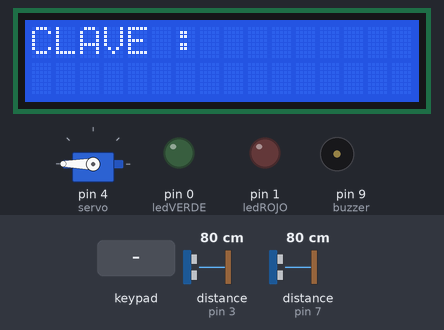
This sketch was run on a simulated Arduino Uno, built with avr-gcc and run on an emulated ATmega328P. On the bench: servo, 16×2 character LCD, output pins drawn as LEDs (lit = HIGH), buzzer (waves = sounding, pin HIGH). Wiring (inferred from the names in the program): 2 × ultrasonic range finder: trigger pin 2, echo pin 3 / trigger pin 8, echo pin 7. Dashed ring = blinking. The inputs (shaded band) are chosen by the test bench; at power-on: distance to the obstacle (sensors on pin 3, pin 7) 80 cm. The echo pulse lasts 58.3 µs per cm; pins used as bus, display or sensor lines are not drawn.

Above: at 4.3 s.
4.4 s: keypad keys 0 0 0 0 pressed 0.4 s apart
At 5.6 s:
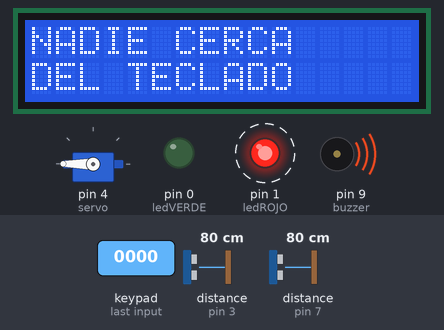
9.0 s: distance to the obstacle (sensor on pin 3) set to 2 cm
At 11.0 s:
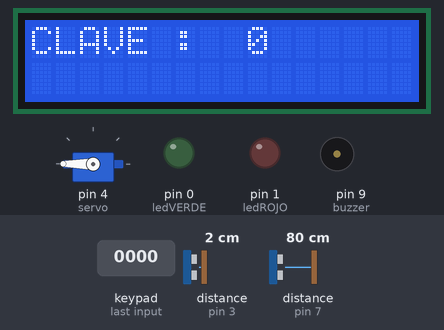
12.0 s: keypad keys 0 0 0 0 # pressed 0.4 s apart
At 16.1 s:
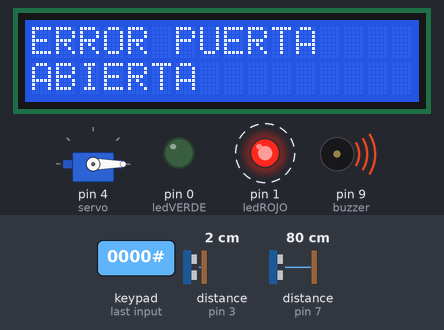
16.4 s: key 'C' pressed
At 19.3 s:
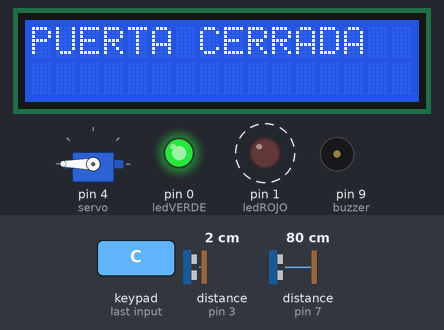
19.4 s: keypad keys 0 0 0 0 * pressed 0.4 s apart
At 23.0 s:
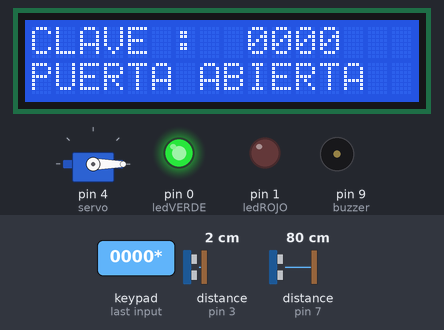
24.4 s: key '1' pressed
Timing chart, 0 to 28.4 s (numbered marks = the images above; inputs shaded):
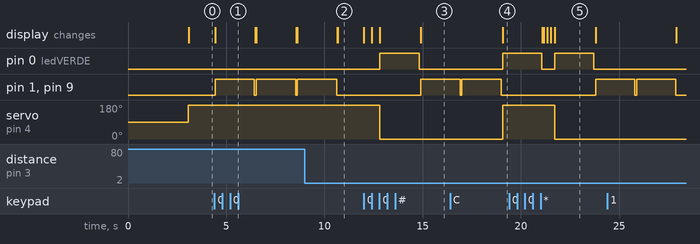

Measured:
- after the input at 4.4 s, pin 1 (ledROJO), pin 9 (buzzer): alternates HIGH for 2.0 s and LOW for 0.09 s, starting at once; the display: changes at once (image 1)
- after the input at 9.0 s, pin 1 (ledROJO), pin 9 (buzzer): goes on until 10.6 s, then stays LOW; the display: first differs from a run without the input after 1.7 s (image 2)
- after the input at 12.0 s, pin 0 (ledVERDE): LOW → HIGH after 0.82 s, → LOW 2.0 s later; pin 1 (ledROJO), pin 9 (buzzer): LOW → HIGH after 2.9 s; servo on pin 4 (servo): 180° → 0° after 0.82 s; the display: first changes at once (image 3 shows a later state)
- after the input at 16.4 s, pin 0 (ledVERDE): LOW → HIGH after 2.7 s; servo on pin 4 (servo): 0° → 180° after 2.7 s; the display: changes after 2.7 s (image 4)
- after the input at 19.4 s, pin 1 (ledROJO), pin 9 (buzzer): LOW → HIGH after 4.4 s; servo on pin 4 (servo): 180° → 0° after 2.3 s; the display: first differs from a run without the input after 1.8 s (image 5 shows a later state)
- what the display in image 5 shows lasts 2.1 s, from 21.7 s to 23.8 s

The sketch:

PROYECTO_PUERTA.ino
```cpp
//Proyecto Puerta Seguridad Maxima
//Manolo Iniguez
//Sebastian Mena
//Jossua Guevara

#include <Keypad.h>
#include <Wire.h>
#include <Servo.h>
#include <LiquidCrystal_I2C.h>


//DispayLCD
LiquidCrystal_I2C lcd(0x3F, 16,2);

//Servomotor
Servo servomotor;

//Definiciones puertos
const int ledVERDE = 0;
const int ledROJO = 1;

const int triggerULTRA1 = 2;
const int echoULTRA1 = 3;

const int triggerULTRA2 = 8;
const int echoULTRA2 = 7;

const int buzzer = 9;

const int servo = 4;

const byte rowsTECLADO = 4; //four rows
const byte colsTECLADO = 4; //four columns

char keys[rowsTECLADO][colsTECLADO] = {
  {'1','2','3','A'},
  {'4','5','6','B'},
  {'7','8','9','C'},
  {'*','0','#','D'}
};
byte rowPins[rowsTECLADO] = {13, 12, 11, 10}; //connect to the row pinouts of the keypad
byte colPins[colsTECLADO] = {A0, A1, 6, 5}; //connect to the column pinouts of the keypad

//Teclado
Keypad teclado = Keypad( makeKeymap(keys), rowPins, colPins, rowsTECLADO, colsTECLADO);
char TECLA;
char TECLA2;
char CLAVE[5];
char CLAVE_CORRECTA[5] = "0000";
byte indice = 0;
int estado = 0;

void setup() {

  servomotor.attach(servo);

  pinMode(buzzer,OUTPUT);

  pinMode(triggerULTRA1,OUTPUT);
  pinMode(echoULTRA1, INPUT);
  digitalWrite(triggerULTRA1, LOW);

  pinMode(triggerULTRA2,OUTPUT);
  pinMode(echoULTRA2, INPUT);
  digitalWrite(triggerULTRA2, LOW);

  lcd.init();
  lcd.backlight();
  lcd.clear();
  lcd.setCursor(0,0);
  delay(3000);

  pinMode(ledVERDE, OUTPUT);
  pinMode(ledROJO, OUTPUT);

  servomotor.write(180);

  limpiar();

}

void loop(){

  //ULTRASONICO 1
  digitalWrite(triggerULTRA1, HIGH);
  delayMicroseconds(10);          //Enviamos un pulso de 10us
  digitalWrite(triggerULTRA1, LOW);

  long tiempo1;
  long distancia1;

  tiempo1 = pulseIn(echoULTRA1, HIGH);
  distancia1 = tiempo1/59;

  //ULTRASONICO 2
  digitalWrite(triggerULTRA2, HIGH);
  delayMicroseconds(10);          //Enviamos un pulso de 10us
  digitalWrite(triggerULTRA2, LOW);

  long tiempo2;
  long distancia2;

  tiempo2 = pulseIn(echoULTRA2, HIGH);
  distancia2 = tiempo2/59;

  //TECLADO
  TECLA = teclado.getKey();

  if(TECLA and estado == 0){
    if(distancia1 <= 9){
      if(distancia2 >= 13){
        CLAVE[indice] = TECLA;
        indice++;
        lcd.print(TECLA);

        if(indice == 4){
          if(!strcmp(CLAVE, CLAVE_CORRECTA)){
            abierto();
          }else{
            errorCLAVE();
           }
          indice = 0;
        }

      }else{
        errorDistanciaPuerta();
        }

    }else{
      errorDistanciaTeclado();
      }
  }


  //Cerrar puerta
  while(estado == 1){
    TECLA2 = teclado.getKey();
    if(TECLA2){
      if(TECLA2 == 'C'){
        cerrar();
        limpiar();
      }else{
        errorPuertaAbierta();
      }
    }
  }


}

void limpiar(){
  lcd.setCursor(0,0);
  lcd.print("CLAVE :         ");
  lcd.setCursor(0,1);
  lcd.print("                ");
  lcd.setCursor(9,0);
  indice = 0;
}

void errorCLAVE(){
  lcd.setCursor(0,1);
  lcd.print("CLAVE INCORRECTA");
  alarmaON();
  limpiar();
}

void abierto(){
  lcd.setCursor(0,1);
  lcd.print("PUERTA ABIERTA  ");
  servomotor.write(0);
  ledVerdeON();
  estado = 1;
  lcd.setCursor(0,0);
  lcd.print("PUERTA ABIERTA  ");
  lcd.setCursor(0,1);
  lcd.print("'C' PARA CERRAR ");
}

void cerrar(){
  lcd.setCursor(0,0);
  lcd.print("PUERTA CERRADA  ");
  lcd.setCursor(0,1);
  lcd.print("                ");
  servomotor.write(180);
  estado = 0;
  ledVerdeON();
  limpiar();
}

void errorDistanciaTeclado(){
  lcd.setCursor(0,0);
  lcd.print("NADIE CERCA     ");
  lcd.setCursor(0,1);
  lcd.print("DEL TECLADO     ");
  alarmaON();
  limpiar();

}

void errorDistanciaPuerta(){
  lcd.setCursor(0,0);
  lcd.print("ALGUIEN CERCA   ");
  lcd.setCursor(0,1);
  lcd.print("DEL OTRO LADO   ");
  alarmaON();
  limpiar();
}

void errorPuertaAbierta(){
  lcd.setCursor(0,0);
  lcd.print("ERROR PUERTA    ");
  lcd.setCursor(0,1);
  lcd.print("ABIERTA         ");
  alarmaON();
  lcd.setCursor(0,0);
  lcd.print("PRESIONE --> C  ");
  lcd.setCursor(0,1);
  lcd.print("PARA CERRAR     ");
}

void alarmaON(){
  digitalWrite(buzzer,HIGH);
  digitalWrite(ledROJO, HIGH);
  delay(2000);
  digitalWrite(buzzer,LOW);
  digitalWrite(ledROJO, LOW);
}

void ledVerdeON(){
  digitalWrite(ledVERDE, HIGH);
  delay(2000);
  digitalWrite(ledVERDE, LOW);
}
```
